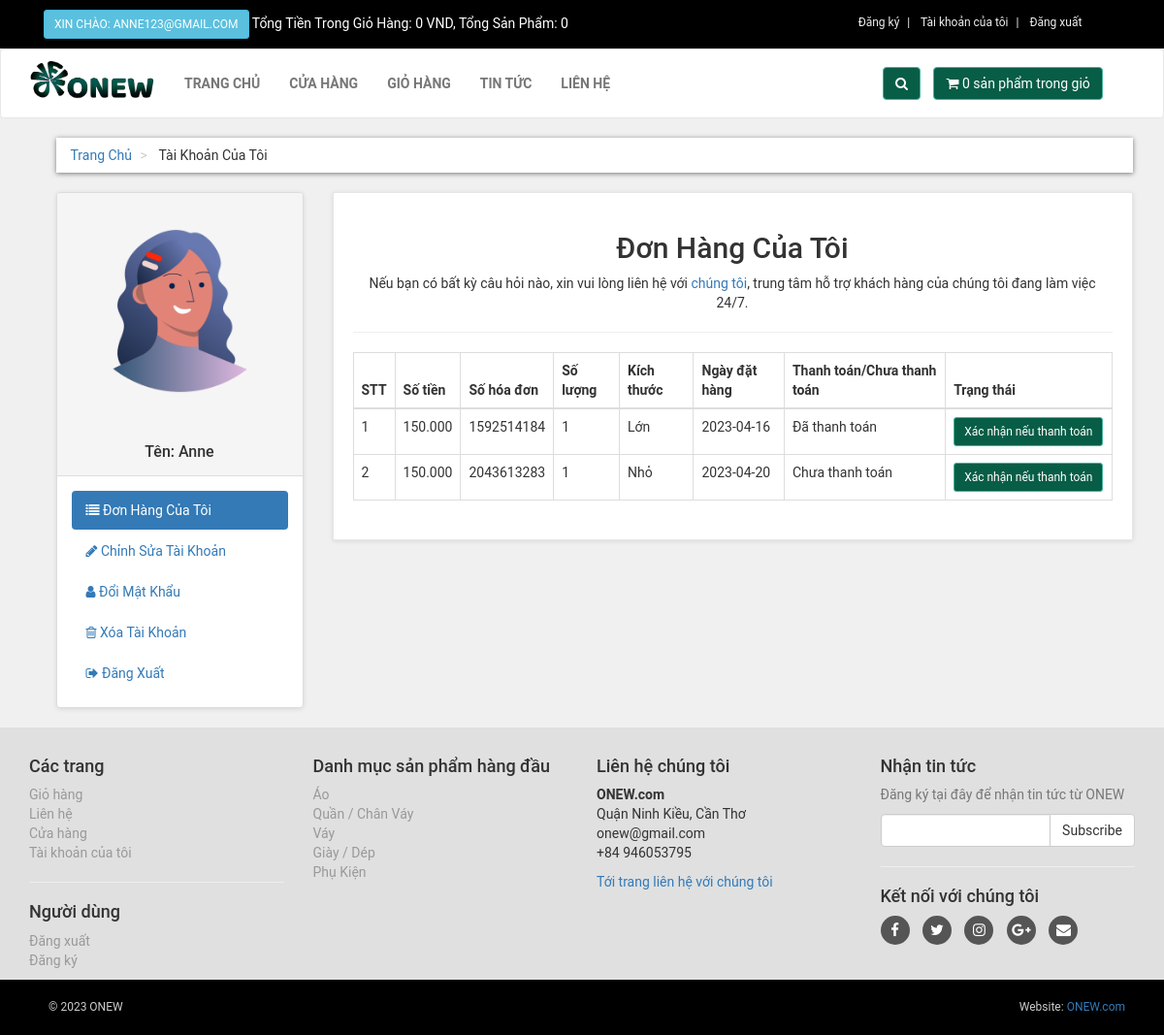
Page /customer/my_account.php?my_order (signed in) on the committed database.
### tables this page shows
CREATE TABLE `customers` (
  `customer_id` int(100) NOT NULL,
  `customer_name` varchar(255) NOT NULL,
  `customer_email` varchar(255) NOT NULL,
  `customer_pass` varchar(255) NOT NULL,
  `customer_country` text NOT NULL,
  `customer_city` text NOT NULL,
  `customer_contact` varchar(255) NOT NULL,
  `customer_address` text NOT NULL,
  `customer_image` text NOT NULL,
  `customer_ip` varchar(255) NOT NULL
);

CREATE TABLE `customer_order` (
  `order_id` int(10) NOT NULL,
  `customer_id` int(10) NOT NULL,
  `product_id` int(100) NOT NULL,
  `due_amount` int(100) NOT NULL,
  `invoice_no` int(100) NOT NULL,
  `qty` int(10) NOT NULL,
  `size` text NOT NULL,
  `order_date` timestamp NOT NULL DEFAULT current_timestamp() ON UPDATE current_timestamp(),
  `order_status` text NOT NULL
);

CREATE TABLE `product_categories` (
  `p_cat_id` int(10) NOT NULL,
  `p_cat_title` text NOT NULL,
  `p_cat_desc` text NOT NULL
);

### customer/my_order.php (the view)
<div class="box">
    <center>
        <h2>Đơn Hàng Của Tôi</h2>
        <p>
        Nếu bạn có bất kỳ câu hỏi nào, xin vui lòng liên hệ với <a href="../contactus.php">chúng tôi</a>, trung tâm hỗ trợ khách hàng của chúng tôi đang làm việc 24/7.
        </p>
    </center>
    <hr>
    <div class="table-responsive">
        <table class="table table-bordered table-hover">
            <thead>
                <tr>
                    <th>STT</th>
                    <th>Số tiền</th>
                    <th>Số hóa đơn</th>
                    <th>Số lượng</th>
                    <th>Kích thước</th>
                    <th>Ngày đặt hàng</th>
                    <th>Thanh toán/Chưa thanh toán</th>
                    <th>Trạng thái</th>
                </tr>
            </thead>
            <tbody>
                <?php
                $customer_session=$_SESSION['customer_email'];
                $get_customer="select * from customers where customer_email='$customer_session'";
                $run_cust=mysqli_query($con,$get_customer);
                $row_cust=mysqli_fetch_array($run_cust);
                $customer_id=$row_cust['customer_id'];
                $get_order="select * from customer_order where customer_id='$customer_id'";
                $run_order=mysqli_query($con,$get_order);
                $i=0;
                while($row_order=mysqli_fetch_array($run_order)){
                    $order_id=$row_order['order_id'];
                    $order_due_amount=$row_order['due_amount'];
                    $order_due_amount=number_format($order_due_amount,0,',','.');
                    $order_invoice=$row_order['invoice_no'];
                    $order_qty=$row_order['qty'];
                    $order_size=$row_order['size'];
                    $order_date=substr($row_order['order_date'], 0, 11);
                    $order_status=$row_order['order_status'];
                    $i++;
                    if($order_status=='Chưa hoàn tất'){
                        $order_status="Chưa thanh toán";
                    }else{
                        $order_status="Đã thanh toán";
                    }
                ?>
                <tr>
                    <td><?php echo $i ?></td>
                    <td><?php echo $order_due_amount ?></td>
                    <td><?php echo $order_invoice ?></td>
                    <td><?php echo $order_qty ?></td>
                    <td><?php echo $order_size ?></td>
                    <td><?php echo $order_date ?></td>
                    <td><?php echo $order_status ?></td>
                    <td><a href="confirm.php?order_id=<?php echo $order_id ?>" target="_blank" class="btn btn-primary btn-sm">Xác nhận nếu thanh toán</a></td>
                </tr>
                <?php } ?>
            </tbody>
        </table>
    </div>
</div>

### customer/includes/sidebar.php
<div class="panel panel-default sidebar-menu">
    <div class="panel-heading">
        <?php
        $session_customer=$_SESSION['customer_email'];
        $get_cust="select * from customers where customer_email='$session_customer'";
        $run_cust=mysqli_query($con,$get_cust);
        $row_customers=mysqli_fetch_array($run_cust);
        $customer_image=$row_customers['customer_image'];
        $customer_name=$row_customers['customer_name'];
        if(!isset($_SESSION['customer_email'])){
        }else{
            echo "
            <center>
            <img src='./customer_images/$customer_image' class='img-responsive'>
            </center>
            <br>
            <h3 align='center' class='panel-title'>Tên: $customer_name</h3>
            ";
        }
        ?>
    </div>
    <div class="panel-body">
        <ul class="nav nav-pills nav-stacked">
            <li class="<?php if(isset($_GET['my_order'])){echo "active";} ?>">
                <a href="my_account.php?my_order"><i class="fa fa-list"></i> Đơn Hàng Của Tôi</a>
            </li>
            <li class="<?php if(isset($_GET['edit_act'])){echo "active";} ?>">
                <a href="my_account.php?edit_act"><i class="fa fa-pencil"></i> Chỉnh Sửa Tài Khoản</a>
            </li>
            <li class="<?php if(isset($_GET['change_pass'])){echo "active";} ?>">
                <a href="my_account.php?change_pass"><i class="fa fa-user"></i> Đổi Mật Khẩu</a>
            </li>
            <li class="<?php if(isset($_GET['delete_ac'])){echo "active";} ?>">
                <a href="my_account.php?delete_ac"><i class="fa fa-trash-o"></i> Xóa Tài Khoản</a>
            </li>
            <li class="<?php if(isset($_GET['logout'])){echo "active";} ?>">
                <a href="my_account.php?logout"><i class="fa fa-sign-out"></i> Đăng Xuất</a>
            </li>
        </ul>
    </div>
</div>

### customer/includes/footer.php (shortened to what this page needs)
<div id="footer">
    <div class="container">
        <div class="row">
                <div class="col-md-3 col-sm-6">
                    <h4>Các trang</h4>
                    <ul>
                        <li><a href="../cart.php">Giỏ hàng</a></li>
                        <li><a href="../contactus.php">Liên hệ</a></li>
                        <li><a href="../shop.php">Cửa hàng</a></li>
                        <li><a href="../customer/my_account.php">Tài khoản của tôi</a></li>
                    </ul>
                    <hr>
                    <h4>Người dùng</h4>
                    <ul>
                    <li>
                        <?php
                        if(!isset($_SESSION['customer_email'])){
                            echo "<a href='../customer_login.php'>Đăng nhập</a>";
                        }else{
                            echo"<a href='../logout.php'>Đăng xuất</a>";
                        }
                        ?>
                    </li>
                        <li><a href="../customer_registration.php">Đăng ký</a></li>
                    </ul>
                </div>
                <div class="col-md-3 col-sm-6">
                    <h4>Danh mục sản phẩm hàng đầu</h4>
                    <ul>
                        <?php
                        $get_p_carts="select * from product_categories";
                        $run_p_cats=mysqli_query($con,$get_p_carts);
                        while ($row_p_cat=mysqli_fetch_array($run_p_cats)){
                            $p_cat_id=$row_p_cat['p_cat_id'];
                            $p_cat_title=$row_p_cat['p_cat_title'];
                            echo "<li><a href='../shop.php?p_cat= $p_cat_id'> $p_cat_title </a><li>";
                        }
                        ?>
                    </ul>
                </div>
                <div class="col-md-3 col-sm-6">
                    <h4>Liên hệ chúng tôi</h4>
                    <p>
                        <strong>ONEW.com</strong>
                        <br>Quận Ninh Kiều, Cần Thơ
                        <br>onew@gmail.com
                        <br>+84 946053795
                    </p>
                    <a href="../contactus.php">Tới trang liên hệ với chúng tôi</a>
                </div>
                <div class="col-md-3 col-sm-6">
                    <h4>Nhận tin tức</h4>
                    <p class="text-muted">
                        Đăng ký tại đây để nhận tin tức từ ONEW
                    </p>
                    <form action="" method="post">
                        <div class="input-group">
                            <input type="text" name="email" class="form-control">
                            <span class="input-group-btn">
                                <input type="submit" class="btn btn-default" value="Subscribe">
                            </span>
                        </div>
                    </form>
                    <hr>
                    <h4>Kết nối với chúng tôi</h4>
                    <p class="social">
                        <a href="#"><i class="fa fa-facebook"></i></a>
                        <a href="#"><i class="fa fa-twitter"></i></a>
                        <a href="#"><i class="fa fa-instagram"></i></a>
                        <a href="#"><i class="fa fa-google-plus"></i></a>
                        <a href="#"><i class="fa fa-envelope"></i></a>
                    </p>
                </div>
        </div>
    </div>
    <div id="copyright">
        <div class="container">
            <div class="col-md-6">
                <p class="pull-left">
                    &copy; 2023 ONEW
                </p>
            </div>
            <div class="col-md-6">
                <p class="pull-right">
                    Website: <a href="#">ONEW.com</a>
                </p>
            </div>
        </div>
    </div>
</div>

### customer/styles/style.css (style rules this page uses)
body { font-family: "Roboto", Arial, Helvetica, sans-serif; font-size: 14px; line-height: 1.42857143; color: #333333; background-color: #f0f0f0; }
.btn-primary { color: rgb(255, 255, 255); background-color: rgb(8, 93, 70); border-color: rgb(65, 179, 156); }
.box { background: #fff; margin: 0 0 30px; border: solid 1px #e6e6e6; padding: 20px; box-shadow: 0 1px 5px rgba(0, 0, 0, 0.1); }
#content .panel.sidebar-menu { box-sizing: border-box; box-shadow: 0 1px 5px rgba(0, 0, 0, 0.1); }
#content .panel.sidebar-menu h3 { padding: 5px 0; margin: 0; }
#footer { background: #e0e0e0; padding: 20px 0 0 0; }
#footer ul { padding-left: 0; list-style: none; }
#footer ul a { color: #999999; padding: 20px 0; }
#footer .social { text-align: left; }
#footer .social a { margin:0 10px 0 0; color: #fff; display: inline-block; width: 30px; height: 30px; border-radius: 15px; line-height: 30px; font-size: 15px; text-align: center; transform: all 02s ease out; vertical-align: bottom; background-color: #555555; }
#copyright { background-color: black; color: #ccc; padding: 20px; font-size: 12px; }
#copyright p { margin: 0; }

### rows in the picture
customers: customer_image (picture), customer_name "Anne"
customer_order: due_amount "150.000", invoice_no "1592514184", qty "1", size "Lớn", order_date "2023-04-16", order_status "Đã thanh toán"
customer_order: due_amount "150.000", invoice_no "2043613283", qty "1", size "Nhỏ", order_date "2023-04-20", order_status "Chưa thanh toán"
product_categories: p_cat_title "Áo"
product_categories: p_cat_title "Quần / Chân Váy"
product_categories: p_cat_title "Váy"
product_categories: p_cat_title "Giày / Dép"
product_categories: p_cat_title "Phụ Kiện"

### other values in the picture
$_SESSION['customer_email'] "ANNE123@GMAIL.COM"
$total "0"
$count "0 0"
